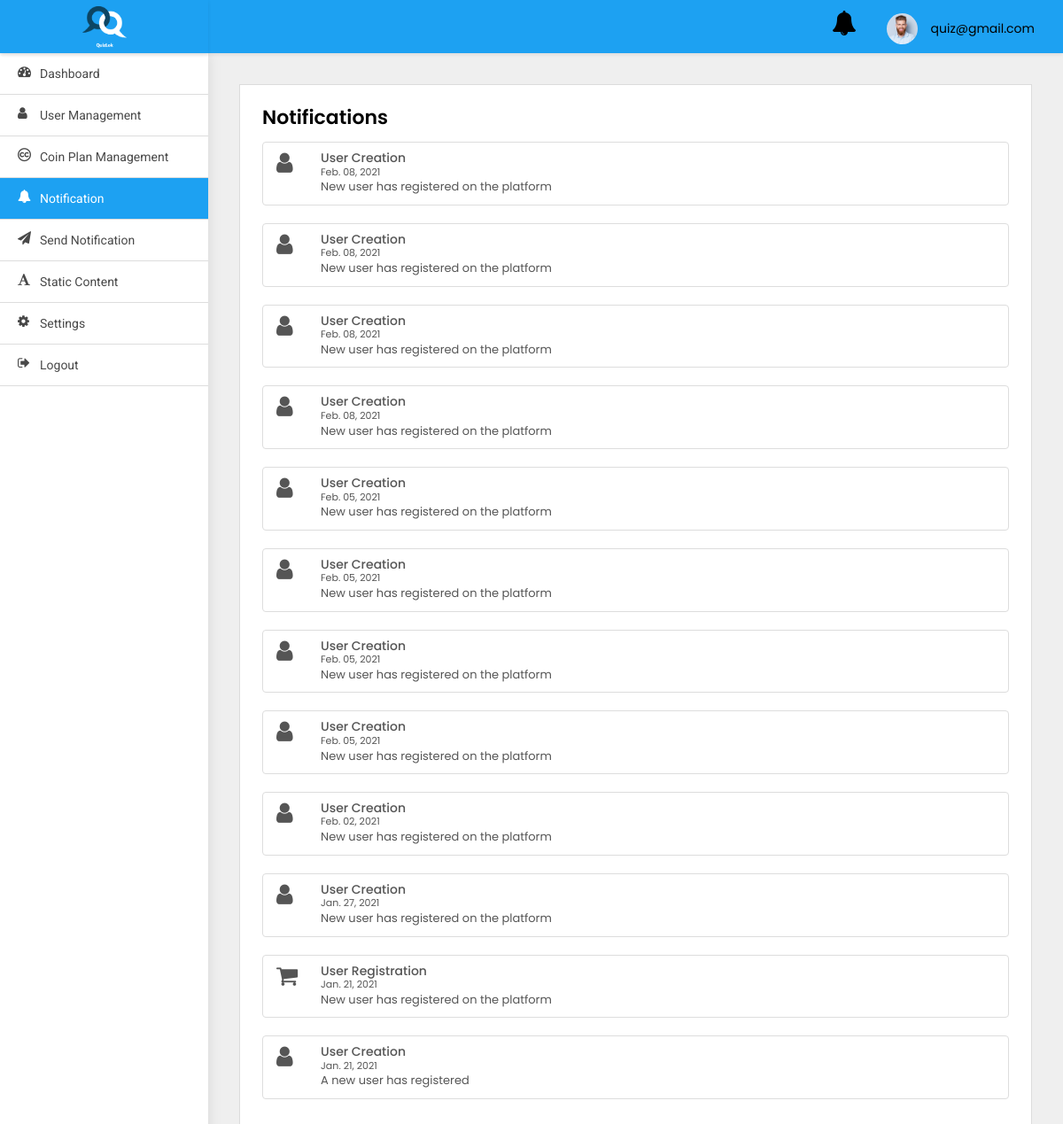
Page /adminpanel/notification/ (signed in) on the committed database.
### adminpanel/models.py (models this page shows)
class User(AbstractBaseUser, PermissionsMixin):
    first_name = models.CharField(default='first name', max_length=100)
    last_name = models.CharField(default='', max_length=100, null=True, blank=True)
    email = models.CharField(default='', max_length=255, unique=True)
    country_code = models.CharField(default='+91', max_length=10)
    phone_number = models.CharField(default='', max_length=13)
    profile_pic = models.ImageField(default='default_profile.png', null=True, blank=True)
    device_token = models.CharField(default='', max_length=500, null=True, blank=True)
    remember_me = models.BooleanField(default=False)
    password = models.CharField(default='123456', max_length=100)
    confirm_password = models.CharField(default='123456', max_length=100)
    created_at = models.DateTimeField(auto_now_add=True)
    is_active = models.BooleanField(default=True)
    is_staff = models.BooleanField(default=False)
    is_blocked = models.BooleanField(default=False)
    objects = UserManager()
    USERNAME_FIELD = 'email'
    class Meta:
        ordering = ('-created_at',)

class UserNotification(models.Model):
    to = models.ForeignKey(User, on_delete=models.CASCADE)
    title = models.CharField(default='title', max_length=200)
    body = models.CharField(default='body', max_length=200)
    read = models.BooleanField(default=False)
    created_at = models.DateTimeField(auto_now_add=True)
    class Meta:
        ordering = ('-created_at',)

### adminpanel/views.py (the view)
# urls.py: path('notification/', NotificationView.as_view(), name='notification'),
class NotificationView(LoginRequiredMixin, ListView):
    model = UserNotification
    template_name = 'notification.html'
    login_url = 'adminpanel:login'

### adminpanel/templates/notification.html (shortened to what this page needs)
{% extends 'base.html' %}
{% block body %}
<div class="WrapperArea">
    <div class="WrapperBox">
        <div class="Small-Wrapper">
            <h4 class="Title">Notifications</h4>
            <div class="NotificationList">
                {% for object in object_list %}
                {% if object.to.is_superuser %}
                <div class="list-group">
                    <a class="list-group-item list-group-item-action flex-column align-items-start">
                        {% if object.title == 'User Creation' %}
                        <figure class="pull-left"><i class="fa  fa-user fa-2x" aria-hidden="true"></i></figure>
                        {% elif object.title == 'Password Changed' %}
                        <figure class="pull-left"><i class="fa  fa-lock fa-2x" aria-hidden="true"></i></figure>
                        {% elif object.title == 'Phone number Update' %}
                        <figure class="pull-left"><i class="fa  fa-phone fa-2x" aria-hidden="true"></i></figure>
                        {% elif object.title == 'Payment' %}
                        <figure class="pull-left"><i class="fa  fa-money fa-2x" aria-hidden="true"></i></figure>
                        {% elif object.title == 'Profile Update' %}
                        <figure class="pull-left"><i class="fa  fa-user fa-2x" aria-hidden="true"></i></figure>
                        {% else %}
                        <figure class="pull-left ml-5"><i class="fa  fa-shopping-cart fa-2x" aria-hidden="true"></i>
                        </figure>
                        {% endif %}
                        <div class="msg-right">
                            <div class="d-flex w-100 justify-content-between">
                                <h5 class="mb-1">{{object.title}}</h5>
                                <small>{{object.created_at|date:'M. d, Y'}}</small>
                            </div>
                            <p class="mb-1"> {{object.body}}</p>
                        </div>
                    </a>
                </div>
                {% endif %}
                {% endfor %}
            </div>
        </div>
    </div>
</div>
{% endblock body %}

### adminpanel/templates/base.html (shortened to what this page needs)
{% load static %}
<html lang="en">
<head>
    <link type="text/css" rel="stylesheet" href="{% static 'adminpanel/css/style.css' %}">
</head>
<body>
<div class="Header">
    <div class="Logo">
        <img src="{% static 'adminpanel/images/logo_splash.png' %}">
    </div>
    <div class="Navigation">
        <div class="header-notifications">
            <a href="{% url 'adminpanel:notification' %}">
                <i class="fa fa-bell fa-2x" aria-hidden="true"></i>
            </a>
        </div>
        <div class="Avater">
            <a href="javascript:void(0);">
                <figure><img src="{% static 'adminpanel/images/profile.jpg' %}"></figure>
                {{user}} </a>
        </div>
    </div>
</div>
<div class="SidenavBar">
    <ul>
        <li class="nav-item nav-link {% if request.resolver_match.view_name  == 'adminpanel:dashboard' %}active{% endif %}">
            <a href="{% url 'adminpanel:dashboard'  %}">
                <span><i class="fa fa-tachometer"></i></span> Dashboard
            </a>
        </li>
        <li class="nav-item nav-link {% if request.resolver_match.view_name  == 'adminpanel:users-list' %}active{% endif %}">
            <a href="{% url 'adminpanel:users-list' %}">
                <span><i class="fa fa-user"></i></span> User Management
            </a>
        </li>
        <li class="nav-item nav-link {% if request.resolver_match.view_name  == 'adminpanel:coin-plan-list' %}active{% endif %}">
            <a href="{% url 'adminpanel:coin-plan-list' %}">
                <span><i class="fa fa-creative-commons"></i></span> Coin Plan Management
            </a>
        </li>
        <li class="nav-item nav-link {% if request.resolver_match.view_name  == 'adminpanel:notification' %}active{% endif %}">
            <a href="{% url 'adminpanel:notification' %}">
                <span><i class="fa fa-bell"></i></span> Notification
            </a>
        </li>
        <li class="nav-item nav-link {% if request.resolver_match.view_name  == 'adminpanel:send-notification' %}active{% endif %}">
            <a href="{% url 'adminpanel:send-notification' %}">
                <span><i class="fa fa-send"></i></span> Send Notification
            </a>
        </li>
        <li class="nav-item nav-link {% if request.resolver_match.view_name  == 'adminpanel:terms-and-condition' %}active{% endif %}">
            <a href="{% url 'adminpanel:terms-and-condition' %}">
                <span><i class="fa fa-font"></i></span> Static content
            </a>
        </li>
        <li class="nav-item nav-link {% if request.resolver_match.view_name  == 'change_password' %}active{% endif %}">
            <a href="{% url 'change_password' %}">
                <span><i class="fa fa-cog"></i></span> Settings
            </a>
        </li>
        <li class="nav-item nav-link {% if request.resolver_match.view_name  == 'logout' %}active{% endif %}">
            <a href="{% url 'logout' %}">
                <span><i class="fa fa-sign-out"></i></span> Logout
            </a>
        </li>
    </ul>
</div>
{% block body %}
{% endblock body %}
</body>
</html>

### static/adminpanel/css/style.css (style rules this page uses)
body { margin: 0; padding: 0; font-family: 'Poppins', sans-serif !important; font-size: 13px; color: #3a3a3a; font-weight: 400; }
* { margin: 0px; padding: 0px; }
header, footer, aside, article, section, detail, nav, figure { position: relative; }
h1, h2, h3, h4, h5, h6, p { margin: 0; padding: 0; }
ul, li, ol { list-style-type: none; margin: 0; padding: 0; }
a { text-decoration: none; outline: none; }
img { border: 0; outline: none; max-width: 100%; }
p { margin: 0; padding: 0; }
.Header { box-shadow: 0 2px 4px rgba(0, 0, 0, .08); -webkit-box-shadow: 0 2px 4px rgba(0, 0, 0, .08); position: fixed; width: 100%; left: 0; top: 0; background-color: #fff; z-index: 99 }
.Header .Logo { width: 235px; text-align: center; padding: 5px 0; float: left; height: 60px; background:#1da1f2; box-shadow: 0 2px 4px rgba(0, 0, 0, .08); }
.Header .Logo img { width: 50px; position: relative; top: 2px; }
.Header .Navigation { background:#1da1f2; transition: all 0.2s ease; margin-left: 235px; padding: 7px 3.2rem; width: calc(100% - 235px); text-align: right; height: 60px }
.Header .Navigation .Avater { margin: 5px 0 5px 30px; position: relative; display: inline-block }
.Header .Navigation .Avater a { display: flex; align-items: center; font-size: 14px; color: #000 }
.Header .Navigation .Avater a figure { width: 35px; border-radius: 50%; margin: 0 15px 0 0; overflow: hidden }
.Header .Navigation .header-notifications { margin: 5px 0 5px 30px; position: relative; display: inline-block }
.Header .Navigation .header-notifications a { display: flex; align-items: center; font-size: 14px; color: #000 }
.SidenavBar { height: calc(100% - 60px); position: fixed; width: 235px; top: 60px; padding: 0; overflow: auto; box-shadow: 0 0 15px rgba(0, 0, 0, .1) }
.SidenavBar ul { margin: 0 }
.SidenavBar ul li { margin: 0 }
.SidenavBar ul li a { display: block; cursor: pointer; padding: 13px 20px 13px 45px; transition: 0.5s all ease-in-out; color: #484848; font-family: "Roboto"; font-size: 14px; text-transform: capitalize; position: relative; border-bottom: 1px solid #ddd }
.SidenavBar ul li a span { font-size: 15px; display: inline-block; position: absolute; top: 13px; left: 20px }
.SidenavBar ul li.active a, .SidenavBar ul li a:hover { background:#1da1f2; color: #fff; }
.WrapperArea { margin-left: 235px; flex: 1 1 auto; width: calc(100% - 235px); display: flex; flex-direction: column; margin-top: 60px; transition: 0.5s all ease-in-out }
.WrapperArea .WrapperBox { padding: 35px; background-color: #efefef; min-height: calc(100vh - 60px) }
.Small-Wrapper { background-color: #fff; padding: 25px; border: 1px solid #dcdcdc }
h4.Title { margin: 0 0 15px; font-weight: 600; color: #000; text-transform: capitalize; font-size: 22px }
.NotificationList .msg-right { margin-left: 50px; }

### rows in the picture
User: email "quiz@gmail.com"
UserNotification: title "User Creation", created_at "Feb. 08, 2021", body "New user has registered on the platform"
UserNotification: title "User Creation", created_at "Feb. 08, 2021", body "New user has registered on the platform"
UserNotification: title "User Creation", created_at "Feb. 08, 2021", body "New user has registered on the platform"
UserNotification: title "User Creation", created_at "Feb. 08, 2021", body "New user has registered on the platform"
UserNotification: title "User Creation", created_at "Feb. 05, 2021", body "New user has registered on the platform"
UserNotification: title "User Creation", created_at "Feb. 05, 2021", body "New user has registered on the platform"
UserNotification: title "User Creation", created_at "Feb. 05, 2021", body "New user has registered on the platform"
UserNotification: title "User Creation", created_at "Feb. 05, 2021", body "New user has registered on the platform"
UserNotification: title "User Creation", created_at "Feb. 02, 2021", body "New user has registered on the platform"
UserNotification: title "User Creation", created_at "Jan. 27, 2021", body "New user has registered on the platform"
UserNotification: title "User Registration", created_at "Jan. 21, 2021", body "New user has registered on the platform"
UserNotification: title "User Creation", created_at "Jan. 21, 2021", body "A new user has registered"
